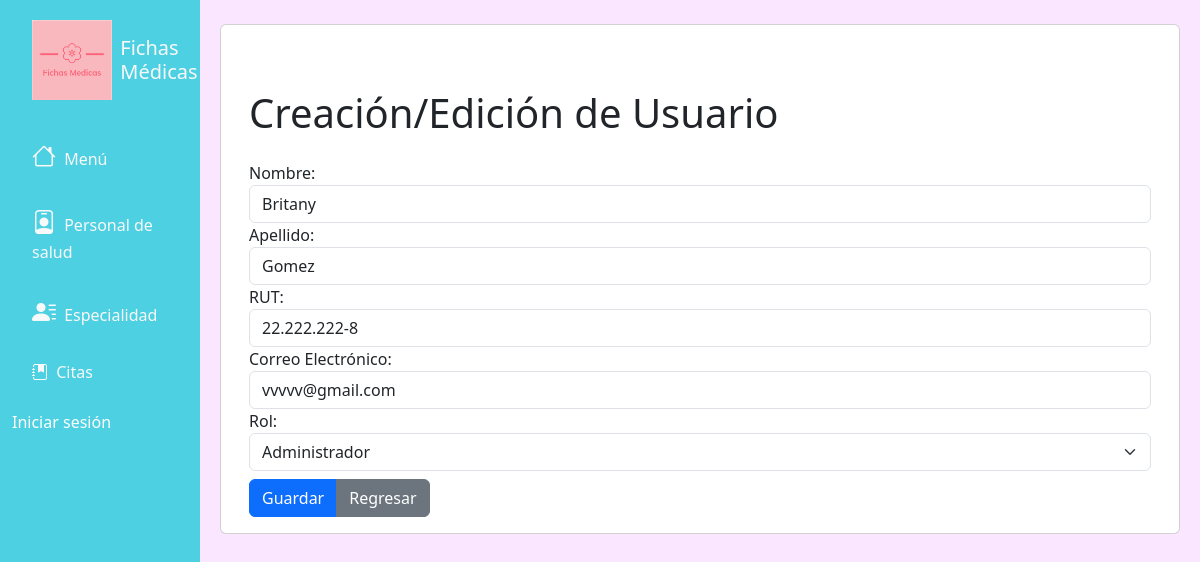
The app's page /modificar_usuario/6, older data.
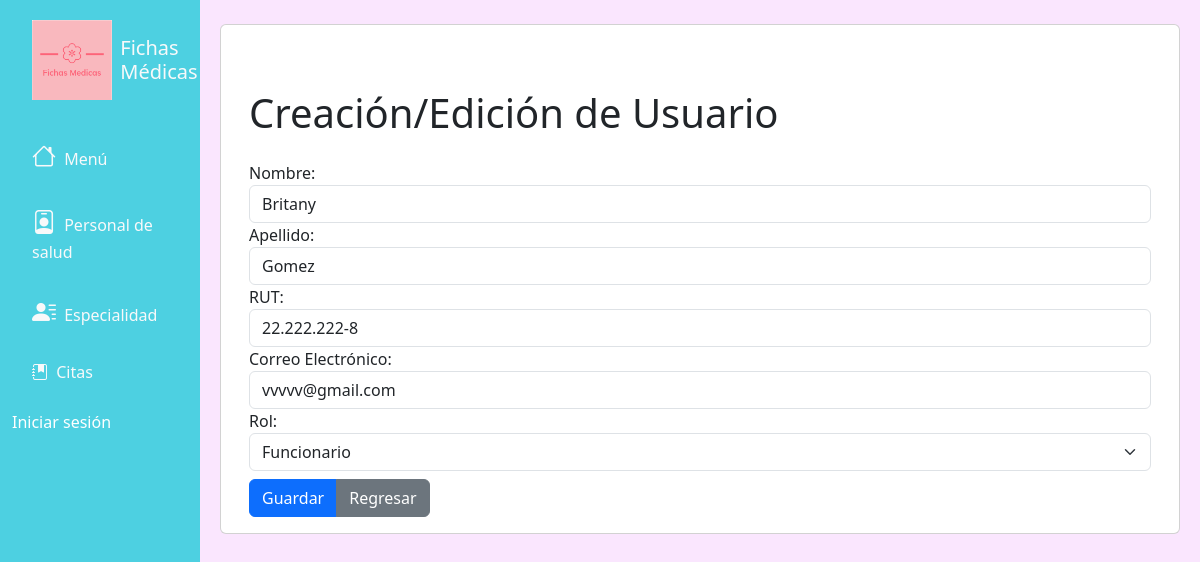
The same page, newer data.
### fichasapp/models.py (models this page shows, shortened)
class Usuario(models.Model):
    ROL = (('Administrador', 'Administrador'),
           ('Funcionario', 'Funcionario'),
           ('Usuario', 'Usuario'),
           )
    nombre = models.CharField(max_length=50, null=True)
    apellido = models.CharField(max_length=50, null=True)
    rut = models.CharField(max_length=13, null=True)
    correo = models.EmailField(max_length=50, null=True)
    rol = models.CharField(max_length=200, null=True, choices=ROL)

### fichasapp/views.py (the view)
# urls.py: path('modificar_usuario/<str:pk>', views.edit_usuario, name='modificar_usuario'),
def edit_usuario(request, pk):
    usuario = Usuario.objects.get(id=pk)
    form = UsuarioForm(instance=usuario)
    if request.method == 'POST':
        form = UsuarioForm(request.POST, instance=usuario)
        if form.is_valid():
            form.save()
            return redirect('/usuarios')
    context = {'form': form}
    return render(request, 'usuarios/user_form.html', context)

### fichasapp/forms.py
class UsuarioForm(forms.ModelForm):
    class Meta:
        model = Usuario
        fields = ('nombre', 'apellido', 'rut', 'correo', 'rol')
        labels = {
            'nombre': 'Nombre',
            'apellido': 'Apellido',
            'rut': 'RUT',
            'correo': 'Correo Electrónico',
            'rol': 'Rol',
        }
        widgets = {
            'nombre': forms.TextInput(attrs={'class': 'form-control'}),
            'apellido': forms.TextInput(attrs={'class': 'form-control'}),
            'rut': forms.TextInput(attrs={'class': 'form-control'}),
            'correo': forms.EmailInput(attrs={'class': 'form-control'}),
            'rol': forms.Select(attrs={'class': 'form-select'}),
        }

### templates/usuarios/user_form.html (shortened to what this page needs)
{% extends 'base.html' %}
{% load static %}
{% block content %}
<div class="card">
    <div class="card-body">
        <div class="container">
            <form action="" method="POST">
                <h1 class="mt-5">Creación/Edición de Usuario</h1>
                <div class="form-group mt-4">
                    {{ form }}
                </div>
                <div class="btn-group mt-2">
                    <input type="submit" class="btn btn-primary" name="Submit" value="Guardar">
                    <a href="{% url 'usuarios' %}" class="btn btn-secondary">Regresar</a>
                </div>
            </form>
        </div>
    </div>
</div>
{% endblock %}

Row changes from the older to the newer data that the page shows:
changed Usuario "Britany": rol "Administrador" → "Funcionario"
